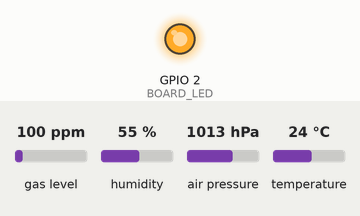
Simulated run of this sketch. Board: ESP32. Shown: output pins drawn as LEDs (lit = HIGH). The inputs (shaded band) are chosen by the test bench; at power-on: gas level 100 ppm, humidity 55 %, air pressure 1013 hPa, temperature 24 °C. What the sketch prints to the serial monitor is not drawn. At 0.7 s the program puts the board to deep sleep or switches it off; the recording ends there.

Above: at 0.1 s.
Timing chart, 0 to 0.7 s (numbered marks = the images above):
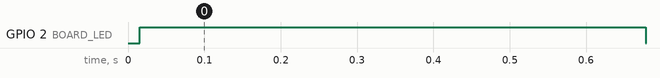

The sketch:

Sensei32-BM688_Basic.ino
```cpp
// (licence header left out)
/*******************************************************************************************
 *
 * Dependencies
 *
 *******************************************************************************************/

#include <Wire.h>
#include "Adafruit_BME680.h"

/*******************************************************************************************
 *
 * Private Definitions
 *
 *******************************************************************************************/

// Define to ignore the battery voltage - DEBUG ONLY
//#define FAKE_BATTERY

// Define the amount delay between LED ON and OFF time [ms]
#define DELAY_ms  500

// Define the amount of sleep time after sensor acquisition [s]
#define SLEEP_TIME_s  10

/*******************************************************************************************
 *
 * Global Variables
 *
 *******************************************************************************************/

/*******************************************************************************************
 *
 * Private Variables
 *
 *******************************************************************************************/

// Sensei32 Board Led
static const uint8_t BOARD_LED        = 2;

// Sensei32 Analog Input for Li-Ion Battery Voltage
static const uint8_t ANALOG_VBAT      = 35;

// Sensei32 Analog Input for VBUS and InCharge Status Read
static const uint8_t ANALOG_VBUS      = 36;
static const uint8_t ANALOG_INCHARGE  = 39;

// Sensei32 I2C Sensors Interface
static const uint8_t I2C_SDA          = 21; // Default I2C SDA line
static const uint8_t I2C_SCL          = 22; // Default I2C SCL line

// Sensei32 battery voltage and battery safety margin
float BATT_voltage;
float BATT_MinimumVoltage               = 2.90;

// Miscellanea and strings/variable to present time and date
bool  VBUS_Status = false, InCharge_Status = false;

// Humdity, Temperature, Pressure and Air Quality Sensor - BME688
// BME688 add an AI core, not yet supported in Arduino, over the BME680 functions:
// Existing libraries for BME680 are however compatible with BME688
Adafruit_BME680 bme;
bool  BME688_InitDone = false;

/*******************************************************************************************
 *
 * RTC Stored Variables (retained in deep-sleep)
 *
 *******************************************************************************************/

/*******************************************************************************************
 *
 * Arduino Setup
 *
 ******************************************************************************************/

/**
  * @brief	Arduino Environment Setup Callback
  *
  * @param  None
  * @retval None
  */
void setup() {

  // Slowdown the cpu
  setCpuFrequencyMhz(80); //Set CPU clock to 80MHz to low the power consumption
  getCpuFrequencyMhz();   //Get CPU clock

  // Setup stuff
  Serial.begin(115200);
  while(!Serial);

  // New Line, pretty serial output
  Serial.println("");

  // Init BOARD LED
  pinMode(BOARD_LED, OUTPUT);

  // Init BME688 Sensor, Default settings:
  //  - Temperature Oversampling 8x   (16x, 8x, 4x, 2x, 1x, NONE - are also available)
  //  - Humidity Oversampling 2x      (16x, 8x, 4x, 2x, 1x, NONE - are also available)
  //  - Pressure Oversampling 2x      (16x, 8x, 4x, 2x, 1x, NONE - are also available)
  //  - IIR Filter Size 3             (127, 63, 31, 7,3, 1, 0    - are also available)
  //  - Gas sensor temperature 320*C
  //  - Gas sensor heating time 150ms
  if (!bme.begin(0x76)) {

    Serial.println("[" + String(millis()) + "] BME688: Init: Could not find sensor, check wiring!");

  } else {

    // Set up oversampling and filter initialization
    bme.setTemperatureOversampling(BME680_OS_8X);
    bme.setHumidityOversampling(BME680_OS_2X);
    bme.setPressureOversampling(BME680_OS_4X);
    bme.setIIRFilterSize(BME680_FILTER_SIZE_3);
    bme.setGasHeater(320, 150); // 320*C for 150 ms
    // Signal Init process done
    BME688_InitDone = true;
    Serial.println("[" + String(millis()) + "] BME688: Init: Done");

  }

}

/*******************************************************************************************
 *
 * Arduino Loop
 *
 ******************************************************************************************/

/**
  * @brief	Arduino Environment Loop Callback
  *
  * @param  None
  * @retval None
  */
void loop() {

  // Read battery voltage
  ReadBatteryOCV();
  // Read Sensei32 status
  ReadVBUS();
  ReadInCharge();

  // Execute only if there is enaugh voltage (this should preserve battery if not used for long time)
  // > Exception, if USB VBUS is detected, execute even if the battery is under UVLO.
  if( (BATT_voltage > BATT_MinimumVoltage) | (VBUS_Status == true) ){

    // Blink LED, ON state
    digitalWrite(BOARD_LED, HIGH);
    Serial.println("[" + String(millis()) + "] LED ON");

    // Check if BME688 init was successfull
    if( BME688_InitDone != false ){

      // Read BME688 sample
      if (!bme.performReading()) {
        Serial.println("[" + String(millis()) + "] BME688: Error: Cannot perform read!");
      } else {
        Serial.println("[" + String(millis()) + "] BME688: Temperature = " + String(bme.temperature) + " *C");
        Serial.println("[" + String(millis()) + "] BME688: Humidity    = " + String(bme.humidity) + " %");
        Serial.println("[" + String(millis()) + "] BME688: Pressure    = " + String(bme.pressure / 100.0) + " hPa");
        Serial.println("[" + String(millis()) + "] BME688: Gas         = " + String(bme.gas_resistance / 1000.0) + " KOhms");
      }

    } else {

      Serial.println("[" + String(millis()) + "] BME688: Error: Sensor init failed!");

    }

    // Wait a little
    delay(DELAY_ms);

    // Blink LED, OFF state
    digitalWrite(BOARD_LED, LOW);
    Serial.println("[" + String(millis()) + "] LED OFF");

  } else {

    // Must go to deepsleep without a timeout to preserve battery
    // > When USB is plugged back in, execution will be resumed
    esp_sleep_enable_ext0_wakeup(GPIO_NUM_36,1); //1 = High, Hardware pull-down on VBUS
    esp_deep_sleep_start();

  }

  // Start deep-sleep
  Serial.println("[Sensei32 - Core] Starting " + String(SLEEP_TIME_s) + "s of Deep-Sleep");
  esp_sleep_enable_timer_wakeup( SLEEP_TIME_s  * 1000000LL );
  esp_deep_sleep_start();

}

/*******************************************************************************************
 *
 * Private Functions
 *
 *******************************************************************************************/

/**
  * @brief	Function to get the Li-Ion battery voltage
  *
  * @param  None
  * @retval None
  */
void ReadBatteryOCV() {
  #ifdef FAKE_BATTERY
    BATT_voltage = 3.6f;
  #else
    // Battery should be read as first thing (so it will be similar to OCV value...)
    BATT_voltage = analogRead(ANALOG_VBAT) / 4096.0 * 6.77395927613 * 0.8843421307;  //(1/0.48715970461) * 3.3 - R1= 470K, R2=(680K//1.3M_leak)
                                                                                     //fine_tuning offset was added: 0.8843421307
  #endif
  Serial.println("[Sensei32 - Core] BATT Voltage = " + String(BATT_voltage));
}

/**
  * @brief	Function to get USB BUS Voltage
  *
  * @param  None
  * @retval None
  */
void ReadVBUS() {
  float VBUS_voltage = analogRead(ANALOG_VBUS) / 4096.0 * 3.3 * 2.076923077;  // R1 = 100K, R2 = (100K//1.3M_leak)
  Serial.println("[Sensei32 - Core] VBUS Voltage = " + String(VBUS_voltage));
  // On Sensei32 VBUS is read with a 1/2 divider from USB VBUS
  // Digital status is computed by evaluating the pin voltage
  if( VBUS_voltage >= 3.3 ){
    VBUS_Status = true;
  } else {
    VBUS_Status = false;
  }
  Serial.println("[Sensei32 - Core] VBUS State Digital State = " + String(VBUS_Status) );
}

/**
  * @brief	Function to get the charge status of the Li-Ion Battery
  *
  * @param  None
  * @retval None
  */
void ReadInCharge() {
  float InCharge_voltage = analogRead(ANALOG_INCHARGE) / 4096.0 * 3.3 * 2.098461538;  // R1 = 102K, R2 = (100K//1.3M_leak)
  Serial.println("[Sensei32 - Core] InCharge Voltage = " + String(InCharge_voltage));
  // On Sensei32 InCharge_Status is read with a 1/2 divider from LiIon Charge Pin
  // Digital status is computed by evaluating the pin voltage, with inverted logic
  if( InCharge_voltage >= 3.3 ){
    InCharge_Status = false;
  } else {
    InCharge_Status = true;
  }
  Serial.println("[Sensei32 - Core] InCharge Digital State = " + String(InCharge_Status) );
}
```

Measured:
- by itself, GPIO 2 (BOARD_LED): LOW → HIGH at 0.02 s, → LOW 0.66 s later
